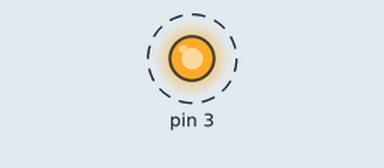
Recording of a sketch running on a simulated Arduino Uno, built with avr-gcc and run on an emulated ATmega328P. Shown: output pins drawn as LEDs (lit = HIGH). Dashed ring = blinking.

Above: at 0.2 s.
Timing chart, 0 to 3.0 s (numbered marks = the images above):
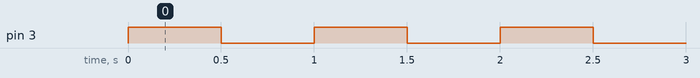

Measured:
- by itself, pin 3: alternates HIGH for 0.50 s and LOW for 0.50 s

The sketch:

codigo.ino
```cpp
const int led= 3;

 void setup()
{
  pinMode(3, OUTPUT);
}

void loop()
{
  digitalWrite(3, HIGH);
  delay(500);
  digitalWrite(3, LOW);
  delay(500);
}
```
